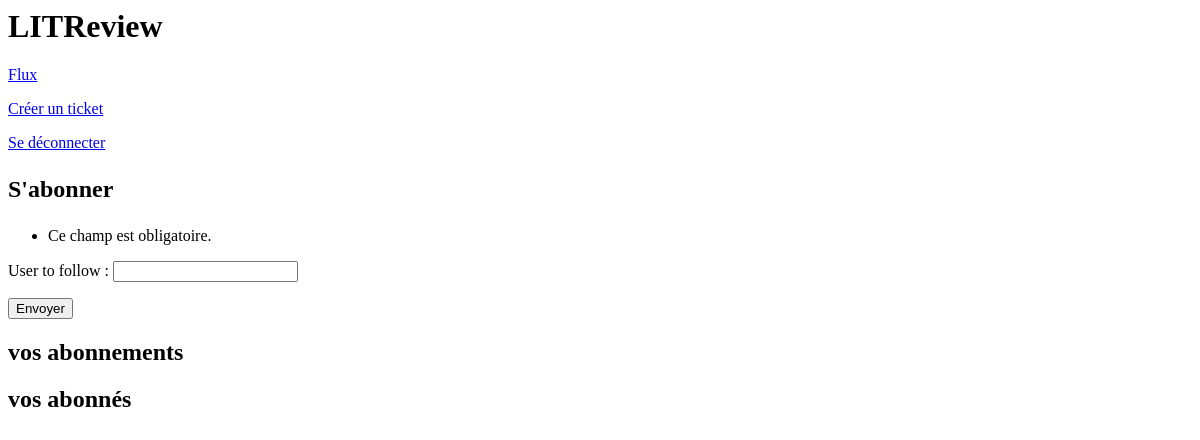
The page /subscriptions/ (signed in) on the database as committed earlier.
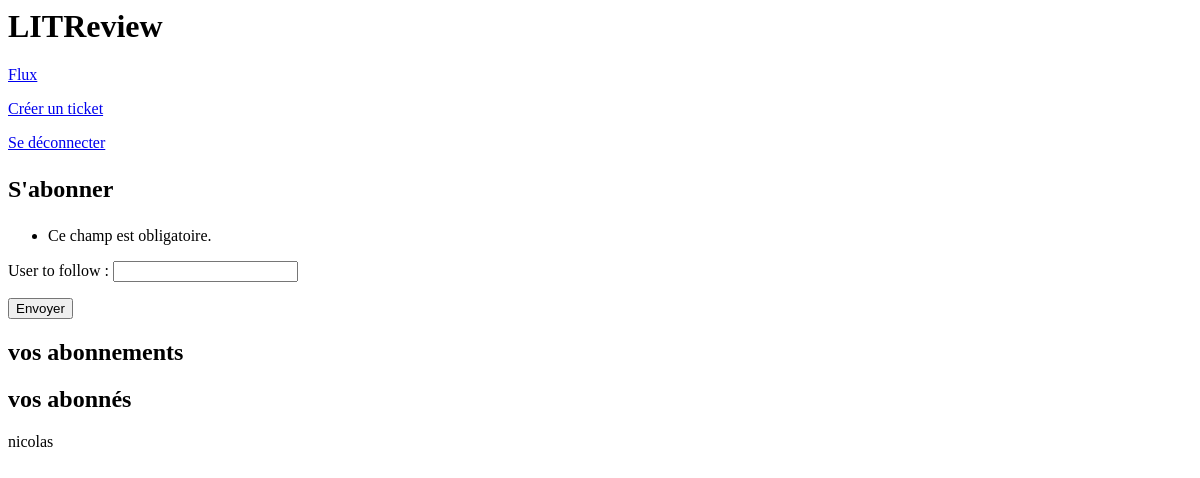
The same page on the database as committed later.
### authentication/models.py (models this page shows)
class User(AbstractUser):
    profile_photo = models.ImageField(verbose_name='Photo de profil', null=True)

### appli/views.py (the view, shortened to what this page needs)
# urls.py: path('subscriptions/', appli.views.check_user_to_follow, name='subscriptions')
@login_required
def check_user_to_follow(request):
    form = forms.UserToFollowForm(request.POST)
    user_follows = models.UserFollows()
    followed_users = User.objects.filter(
        id__in=request.user.following.all().values_list('followed_user', flat=True)
    )
    followers = User.objects.filter(
        id__in=request.user.followed_by.all().values_list('user', flat=True)
    )
    print(followed_users)
    print(followers)
    context = {
        'form': form,
        'followed_users': followed_users,
        'followers': followers,
    }
    return render(request, 'appli/subscriptions.html', context=context)

### appli/forms.py
class UserToFollowForm(forms.Form):
    user_to_follow = forms.CharField()

### appli/templates/appli/subscriptions.html (shortened to what this page needs)
{% extends 'base_connected.html' %}
{% block content %}
    <div>
        <h2><p>S'abonner</p></h2>
        <form method="post">
            {{ form.as_p }}
            <button type="submit" >Envoyer</button>
        </form>
    </div>
    <div>
        <h2>vos abonnements</h2>
    </div>
    <div>
        <h2>vos abonnés</h2>
        {% for instance in followers %}
            <p>{{ instance.username }}</p>
        {% endfor %}
    </div>
{% endblock content %}

Rows that differ between the two databases and show on the page:
now on this page (row edited): User: username "nicolas"
